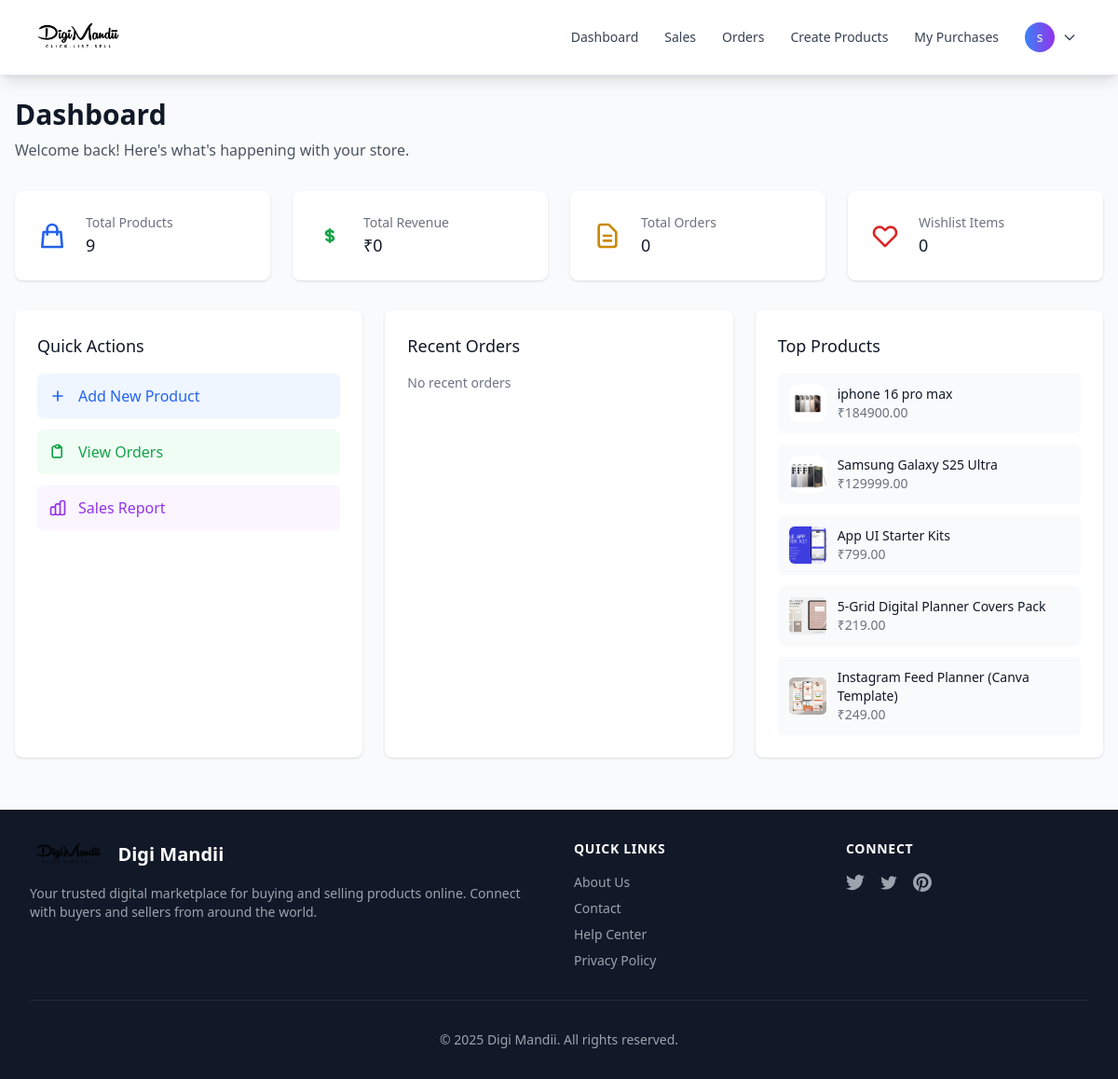
Before: /dashboard/ (signed in) with the older database file.
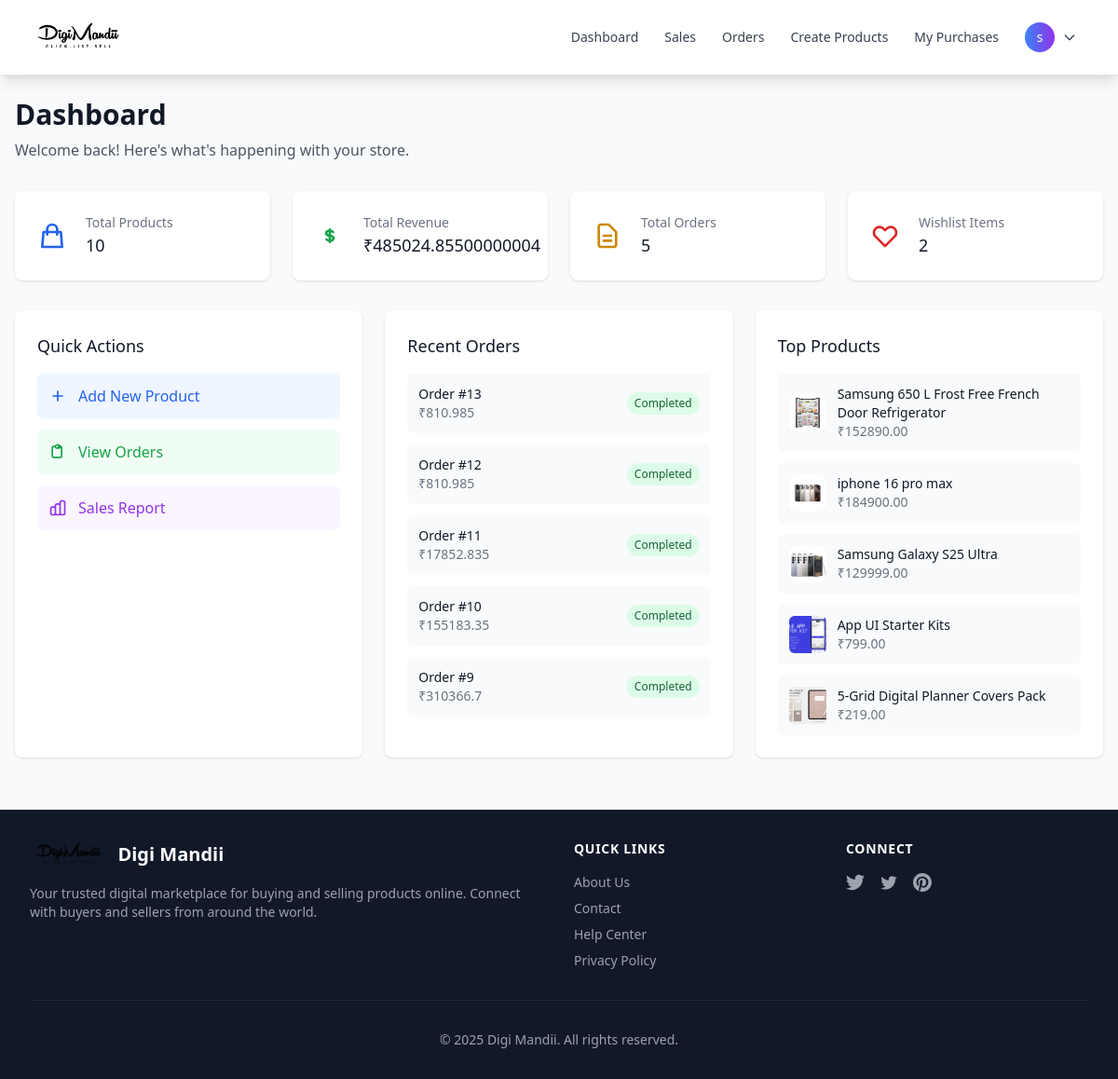
After: the same page with the newer database file.
### mandii/models.py (models this page shows, shortened)
class Product(models.Model):
    seller = models.ForeignKey(User, on_delete=models.CASCADE, related_name='products')
    name = models.CharField(max_length=100)
    description = models.CharField(max_length=200)
    price = models.DecimalField(max_digits=10, decimal_places=2, validators=[MinValueValidator(Decimal('0.01'))])
    file = models.FileField(upload_to='uploads')
    is_active = models.BooleanField(default=True)
    created_on = models.DateTimeField(auto_now_add=True)
    updated_on = models.DateTimeField(auto_now=True)
    class Meta:
        ordering = ['-created_on']

class OrderDetail(models.Model):
    user = models.ForeignKey(User, on_delete=models.CASCADE, related_name='orders', null=True, blank=True)
    customer_email = models.EmailField()
    product = models.ForeignKey(Product, on_delete=models.CASCADE)
    quantity = models.PositiveIntegerField(default=1)
    shipping_cost = models.FloatField(default=0.0)
    total_amount = models.FloatField(default=0.0)
    amount = models.IntegerField(help_text="Amount in paise")
    razorpay_order_id = models.CharField(max_length=200, unique=True, blank=True, null=True)
    razorpay_payment_id = models.CharField(max_length=200, blank=True, null=True)
    razorpay_signature = models.CharField(max_length=500, blank=True, null=True)
    has_paid = models.BooleanField(default=False)
    payment_status = models.CharField(
        max_length=20,
        choices=[
            ('pending', 'Pending'),
            ('completed', 'Completed'),
            ('failed', 'Failed'),
            ('refunded', 'Refunded'),
        ],
        default='pending'
    )
    failure_reason = models.CharField(max_length=500, blank=True, null=True)
    created_on = models.DateTimeField(auto_now_add=True)
    updated_on = models.DateTimeField(auto_now=True)
    class Meta:
        ordering = ['-created_on']

### mandii/views.py (the view)
# urls.py: path('dashboard/', views.dashboard_view, name='dashboard'),
@login_required
def dashboard_view(request):
    from django.db.models import Sum
    context = {
        'title': 'Dashboard',
        'total_products': Product.objects.count(),
        'total_revenue': OrderDetail.objects.aggregate(Sum('total_amount'))['total_amount__sum'] or 0,
        'total_orders': OrderDetail.objects.count(),
        'wishlist_count': Wishlist.objects.filter(user=request.user).count(),
        'recent_orders': OrderDetail.objects.order_by('-created_on')[:5],
        'top_products': Product.objects.filter(is_active=True)[:5],
    }
    return render(request, 'mandii/dashboard.html', context)

### mandii/templates/mandii/dashboard.html (shortened to what the changed rows need)
{% extends 'mandii/base.html' %}
{% block body %}
<div class="max-w-7xl mx-auto px-4 py-6">
    <div class="mb-8">
        <h1 class="text-3xl font-bold text-gray-900">Dashboard</h1>
    </div>
    <div class="grid grid-cols-1 md:grid-cols-2 lg:grid-cols-4 gap-6 mb-8">
        <div class="bg-white rounded-lg shadow p-6">
            <div class="flex items-center">
                <div class="ml-5 w-0 flex-1">
                    <dl>
                        <dt class="text-sm font-medium text-gray-500 truncate">Total Products</dt>
                        <dd class="text-lg font-medium text-gray-900">{{ total_products|default:0 }}</dd>
                    </dl>
                </div>
            </div>
        </div>
        <div class="bg-white rounded-lg shadow p-6">
            <div class="flex items-center">
                <div class="ml-5 w-0 flex-1">
                    <dl>
                        <dt class="text-sm font-medium text-gray-500 truncate">Total Revenue</dt>
                        <dd class="text-lg font-medium text-gray-900">₹{{ total_revenue|default:0 }}</dd>
                    </dl>
                </div>
            </div>
        </div>
        <div class="bg-white rounded-lg shadow p-6">
            <div class="flex items-center">
                <div class="ml-5 w-0 flex-1">
                    <dl>
                        <dt class="text-sm font-medium text-gray-500 truncate">Total Orders</dt>
                        <dd class="text-lg font-medium text-gray-900">{{ total_orders|default:0 }}</dd>
                    </dl>
                </div>
            </div>
        </div>
        <div class="bg-white rounded-lg shadow p-6">
            <div class="flex items-center">
                <div class="ml-5 w-0 flex-1">
                    <dl>
                        <dt class="text-sm font-medium text-gray-500 truncate">Wishlist Items</dt>
                        <dd class="text-lg font-medium text-gray-900">{{ wishlist_count|default:0 }}</dd>
                    </dl>
                </div>
            </div>
        </div>
    </div>
    <div class="grid grid-cols-1 lg:grid-cols-3 gap-6 mb-8">
        <div class="bg-white rounded-lg shadow p-6">
            <div class="space-y-3">
                {% for order in recent_orders %}
                <div class="flex items-center justify-between p-3 bg-gray-50 rounded-md">
                    <div>
                        <p class="text-sm font-medium text-gray-900">Order #{{ order.id }}</p>
                        <p class="text-sm text-gray-500">₹{{ order.total_amount }}</p>
                    </div>
                    <span class="text-xs px-2 py-1 bg-green-100 text-green-800 rounded-full">
                        {{ order.status|default:"Completed" }}
                    </span>
                </div>
                {% empty %}
                <p class="text-gray-500 text-sm">No recent orders</p>
                {% endfor %}
            </div>
        </div>
        <div class="bg-white rounded-lg shadow p-6">
            <div class="space-y-3">
                {% for product in top_products %}
                <div class="flex items-center p-3 bg-gray-50 rounded-md">
                    <div class="flex-shrink-0 h-10 w-10 bg-gray-300 rounded-md mr-3">
                        {% if product.file %}
                        <img src="{{ product.file.url }}" alt="{{ product.name }}" class="h-10 w-10 rounded-md object-cover">
                        {% endif %}
                    </div>
                    <div>
                        <p class="text-sm font-medium text-gray-900">{{ product.name }}</p>
                        <p class="text-sm text-gray-500">₹{{ product.price }}</p>
                    </div>
                </div>
                {% empty %}
                <p class="text-gray-500 text-sm">No products available</p>
                {% endfor %}
            </div>
        </div>
    </div>
</div>
{% endblock %}

Changed rows visible on the page:
no longer on this page (row unchanged): Product: file (picture), name "Instagram Feed Planner (Canva Template)", price "249.00"
added OrderDetail: id "13", total_amount "810.985", status "Completed"
added OrderDetail: id "12", total_amount "810.985", status "Completed"
added OrderDetail: id "11", total_amount "17852.835", status "Completed"
added OrderDetail: id "10", total_amount "155183.35", status "Completed"
added OrderDetail: id "9", total_amount "310366.7", status "Completed"
added Product: file (picture), name "Samsung 650 L Frost Free French Door Refrigerator", price "152890.00"
Other visible differences:
{{ total_products|default:0 }}: "9" → "10"
{{ total_revenue|default:0 }}: "0" → "485024.85500000004"
{{ total_orders|default:0 }}: "0" → "5"
{{ wishlist_count|default:0 }}: "0" → "2"
text no longer shown: "No recent orders"
